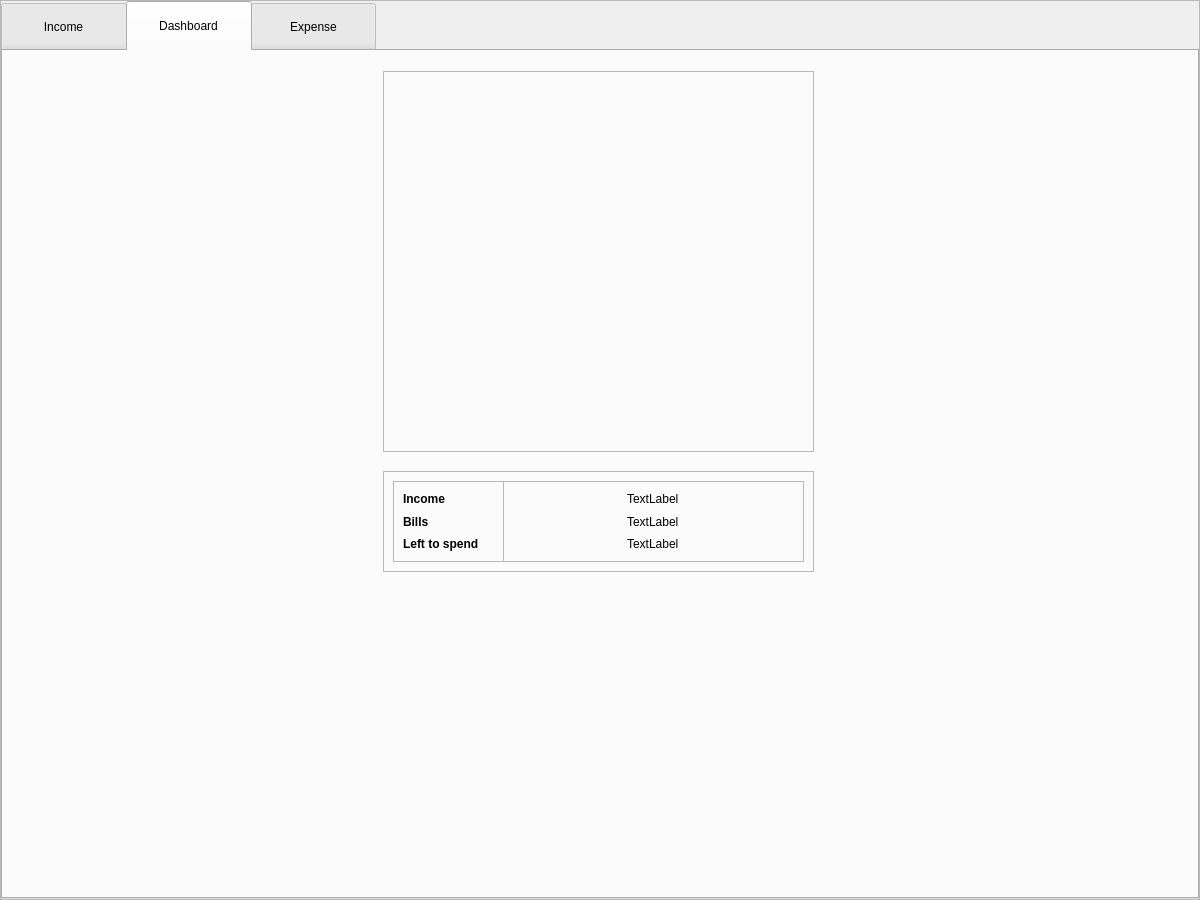
<?xml version="1.0" encoding="UTF-8"?>
<ui version="4.0">
 <class>MainWindow</class>
 <widget class="QMainWindow" name="MainWindow">
  <property name="geometry">
   <rect>
    <x>0</x>
    <y>0</y>
    <width>1200</width>
    <height>900</height>
   </rect>
  </property>
  <property name="windowTitle">
   <string>MainWindow</string>
  </property>
  <widget class="QWidget" name="centralwidget">
   <widget class="QFrame" name="frame">
    <property name="geometry">
     <rect>
      <x>0</x>
      <y>0</y>
      <width>1200</width>
      <height>900</height>
     </rect>
    </property>
    <property name="sizePolicy">
     <sizepolicy hsizetype="Preferred" vsizetype="Preferred">
      <horstretch>0</horstretch>
      <verstretch>0</verstretch>
     </sizepolicy>
    </property>
    <property name="minimumSize">
     <size>
      <width>800</width>
      <height>600</height>
     </size>
    </property>
    <property name="frameShape">
     <enum>QFrame::StyledPanel</enum>
    </property>
    <property name="frameShadow">
     <enum>QFrame::Raised</enum>
    </property>
    <layout class="QVBoxLayout" name="verticalLayout">
     <property name="spacing">
      <number>0</number>
     </property>
     <property name="leftMargin">
      <number>0</number>
     </property>
     <property name="topMargin">
      <number>0</number>
     </property>
     <property name="rightMargin">
      <number>0</number>
     </property>
     <property name="bottomMargin">
      <number>0</number>
     </property>
     <item>
      <widget class="QTabWidget" name="tab_bar">
       <property name="minimumSize">
        <size>
         <width>800</width>
         <height>600</height>
        </size>
       </property>
       <property name="styleSheet">
        <string notr="true">QTabBar::tab { height: 50px; width: 125px;}
QTabWidget::tab-bar {alignment: center;}</string>
       </property>
       <property name="currentIndex">
        <number>1</number>
       </property>
       <widget class="QWidget" name="income_tab">
        <attribute name="title">
         <string>Income</string>
        </attribute>
        <widget class="QTableView" name="income_table">
         <property name="geometry">
          <rect>
           <x>15</x>
           <y>20</y>
           <width>371</width>
           <height>800</height>
          </rect>
         </property>
         <property name="sizeAdjustPolicy">
          <enum>QAbstractScrollArea::AdjustToContents</enum>
         </property>
         <property name="editTriggers">
          <set>QAbstractItemView::NoEditTriggers</set>
         </property>
         <attribute name="horizontalHeaderStretchLastSection">
          <bool>true</bool>
         </attribute>
         <attribute name="verticalHeaderCascadingSectionResizes">
          <bool>true</bool>
         </attribute>
         <attribute name="verticalHeaderStretchLastSection">
          <bool>false</bool>
         </attribute>
        </widget>
        <widget class="QPushButton" name="add_income_btn">
         <property name="geometry">
          <rect>
           <x>640</x>
           <y>240</y>
           <width>141</width>
           <height>41</height>
          </rect>
         </property>
         <property name="text">
          <string>Add Income</string>
         </property>
        </widget>
        <widget class="QWidget" name="formLayoutWidget">
         <property name="geometry">
          <rect>
           <x>410</x>
           <y>20</y>
           <width>371</width>
           <height>211</height>
          </rect>
         </property>
         <layout class="QFormLayout" name="add_income_form_layout">
          <item row="0" column="0">
           <widget class="QLabel" name="income_amount_label">
            <property name="text">
             <string>Amount</string>
            </property>
           </widget>
          </item>
          <item row="0" column="1">
           <widget class="QLineEdit" name="income_amount_line_edit"/>
          </item>
          <item row="1" column="0">
           <widget class="QLabel" name="income_date_label">
            <property name="text">
             <string>Date</string>
            </property>
           </widget>
          </item>
          <item row="1" column="1">
           <widget class="QDateEdit" name="income_date_edit">
            <property name="calendarPopup">
             <bool>true</bool>
            </property>
           </widget>
          </item>
          <item row="2" column="0">
           <widget class="QLabel" name="income_tags_label">
            <property name="text">
             <string>Tags</string>
            </property>
           </widget>
          </item>
          <item row="3" column="0">
           <widget class="QLabel" name="income_description_label">
            <property name="text">
             <string>Description</string>
            </property>
           </widget>
          </item>
          <item row="3" column="1">
           <widget class="QPlainTextEdit" name="income_description_text_edit"/>
          </item>
          <item row="2" column="1">
           <widget class="QComboBox" name="income_tags_combo_box"/>
          </item>
         </layout>
        </widget>
       </widget>
       <widget class="QWidget" name="dashboard_tab">
        <attribute name="title">
         <string>Dashboard</string>
        </attribute>
        <widget class="QFrame" name="pie_chart_frame">
         <property name="geometry">
          <rect>
           <x>380</x>
           <y>20</y>
           <width>431</width>
           <height>381</height>
          </rect>
         </property>
         <property name="frameShape">
          <enum>QFrame::StyledPanel</enum>
         </property>
         <property name="frameShadow">
          <enum>QFrame::Raised</enum>
         </property>
        </widget>
        <widget class="QFrame" name="frame_3">
         <property name="geometry">
          <rect>
           <x>380</x>
           <y>420</y>
           <width>431</width>
           <height>101</height>
          </rect>
         </property>
         <property name="frameShape">
          <enum>QFrame::StyledPanel</enum>
         </property>
         <property name="frameShadow">
          <enum>QFrame::Raised</enum>
         </property>
         <widget class="QFrame" name="label_frame">
          <property name="geometry">
           <rect>
            <x>120</x>
            <y>10</y>
            <width>301</width>
            <height>81</height>
           </rect>
          </property>
          <property name="frameShape">
           <enum>QFrame::StyledPanel</enum>
          </property>
          <property name="frameShadow">
           <enum>QFrame::Raised</enum>
          </property>
          <layout class="QVBoxLayout" name="verticalLayout_3">
           <item alignment="Qt::AlignHCenter">
            <widget class="QLabel" name="label">
             <property name="text">
              <string>TextLabel</string>
             </property>
            </widget>
           </item>
           <item alignment="Qt::AlignHCenter">
            <widget class="QLabel" name="label_2">
             <property name="text">
              <string>TextLabel</string>
             </property>
            </widget>
           </item>
           <item alignment="Qt::AlignHCenter">
            <widget class="QLabel" name="label_3">
             <property name="text">
              <string>TextLabel</string>
             </property>
            </widget>
           </item>
          </layout>
         </widget>
         <widget class="QFrame" name="category_frame">
          <property name="geometry">
           <rect>
            <x>10</x>
            <y>10</y>
            <width>111</width>
            <height>81</height>
           </rect>
          </property>
          <property name="frameShape">
           <enum>QFrame::StyledPanel</enum>
          </property>
          <property name="frameShadow">
           <enum>QFrame::Raised</enum>
          </property>
          <layout class="QVBoxLayout" name="verticalLayout_2">
           <item>
            <widget class="QLabel" name="total_income_label">
             <property name="font">
              <font>
               <bold>true</bold>
              </font>
             </property>
             <property name="text">
              <string>Income</string>
             </property>
            </widget>
           </item>
           <item>
            <widget class="QLabel" name="bills_label">
             <property name="font">
              <font>
               <bold>true</bold>
              </font>
             </property>
             <property name="text">
              <string>Bills</string>
             </property>
            </widget>
           </item>
           <item>
            <widget class="QLabel" name="lts_label">
             <property name="font">
              <font>
               <bold>true</bold>
              </font>
             </property>
             <property name="text">
              <string>Left to spend</string>
             </property>
            </widget>
           </item>
          </layout>
         </widget>
        </widget>
       </widget>
       <widget class="QWidget" name="expense_tab">
        <attribute name="title">
         <string>Expense</string>
        </attribute>
        <widget class="QTableView" name="expense_table">
         <property name="geometry">
          <rect>
           <x>804</x>
           <y>20</y>
           <width>371</width>
           <height>800</height>
          </rect>
         </property>
         <property name="sizeAdjustPolicy">
          <enum>QAbstractScrollArea::AdjustToContents</enum>
         </property>
         <property name="editTriggers">
          <set>QAbstractItemView::NoEditTriggers</set>
         </property>
         <attribute name="horizontalHeaderStretchLastSection">
          <bool>true</bool>
         </attribute>
         <attribute name="verticalHeaderCascadingSectionResizes">
          <bool>true</bool>
         </attribute>
         <attribute name="verticalHeaderStretchLastSection">
          <bool>false</bool>
         </attribute>
        </widget>
        <widget class="QWidget" name="formLayoutWidget_2">
         <property name="geometry">
          <rect>
           <x>410</x>
           <y>20</y>
           <width>371</width>
           <height>211</height>
          </rect>
         </property>
         <layout class="QFormLayout" name="add_expense_form_layout">
          <item row="0" column="0">
           <widget class="QLabel" name="expense_amount_label">
            <property name="text">
             <string>Amount</string>
            </property>
           </widget>
          </item>
          <item row="0" column="1">
           <widget class="QLineEdit" name="expense_amount_line_edit"/>
          </item>
          <item row="1" column="0">
           <widget class="QLabel" name="expense_date_label">
            <property name="text">
             <string>Date</string>
            </property>
           </widget>
          </item>
          <item row="1" column="1">
           <widget class="QDateEdit" name="expense_date_edit">
            <property name="calendarPopup">
             <bool>true</bool>
            </property>
           </widget>
          </item>
          <item row="2" column="0">
           <widget class="QLabel" name="expense_tag_label">
            <property name="text">
             <string>Tags</string>
            </property>
           </widget>
          </item>
          <item row="3" column="0">
           <widget class="QLabel" name="expense_description_label">
            <property name="text">
             <string>Description</string>
            </property>
           </widget>
          </item>
          <item row="3" column="1">
           <widget class="QPlainTextEdit" name="expense_description_text_edit"/>
          </item>
          <item row="2" column="1">
           <widget class="QComboBox" name="expense_tag_combo_box"/>
          </item>
         </layout>
        </widget>
        <widget class="QPushButton" name="add_expense_button">
         <property name="geometry">
          <rect>
           <x>410</x>
           <y>240</y>
           <width>141</width>
           <height>41</height>
          </rect>
         </property>
         <property name="text">
          <string>Add Expense</string>
         </property>
        </widget>
       </widget>
      </widget>
     </item>
    </layout>
   </widget>
  </widget>
 </widget>
 <resources/>
 <connections/>
</ui>
